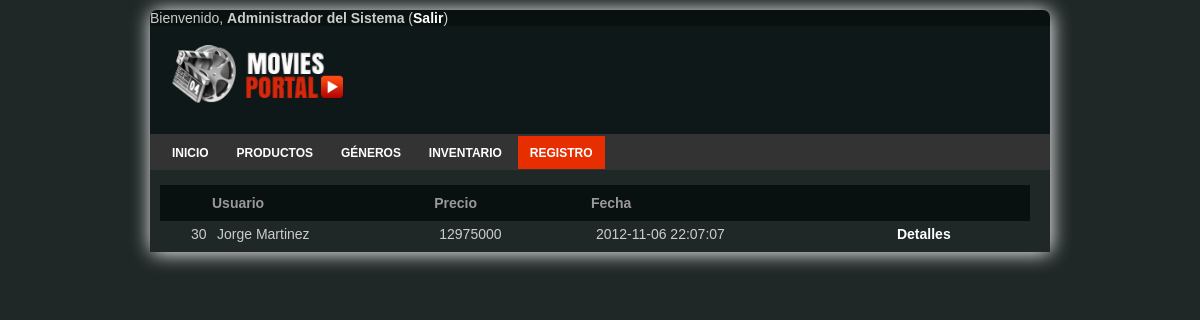
Page /admin/history.php (signed in) on the committed database.
### tables this page shows
CREATE TABLE IF NOT EXISTS `history` (
  `id` int(11) NOT NULL AUTO_INCREMENT,
  `suscription_id` varchar(45) NOT NULL,
  `totalshop` varchar(45) NOT NULL,
  `created` datetime DEFAULT NULL,
  PRIMARY KEY (`id`)
);

### admin/history.php (the view, shortened to what this page needs)
<?php
require("../includes/configuration.php");
?>
<!DOCTYPE html PUBLIC "-//W3C//DTD XHTML 1.0 Transitional//EN" "http://www.w3.org/TR/xhtml1/DTD/xhtml1-transitional.dtd">
<html xmlns="http://www.w3.org/1999/xhtml">
<head>
<link href="screen.css" rel="stylesheet" type="text/css" media="screen" />
</head>
<body>
<div id="container">
	<?php	include('../includes/admin-user-info.php');	?>
  <div id="header">
    <h1><a href="index.php" target="_self"><img src="../img/logo.png" /></a></h1>
  </div>
  <div id="navcontainer">
    <ul>
			<li><a href="index.php" target="_self">Inicio</a></li>
			<li><a href="products.php" target="_self">Productos</a></li>
			<li><a href="genres.php" target="_self" >Géneros</a></li>
			<li><a href="inventory.php" target="_self">Inventario</a></li>
			<li><a href="history.php" target="_self" id="current">Registro</a></li>
		</ul>
  </div>
  <div id="content">
	<form method="post" enctype="application/x-www-form-urlencoded" name="genres-list-form" id="genres-list-form">
			<?php
				$connection = mysql_connect($db_host,$db_user,$db_password);
				$query = "SELECT history.id as id,history.totalshop as price, history.created as created,suscriptions.id as userid,CONCAT(suscriptions.name,' ',suscriptions.lastname) as user FROM history,suscriptions WHERE suscriptions.id = history.suscription_id";
				$result = mysql_query($query,$connection);
				$num_rows = mysql_num_rows($result);
				if($num_rows > 0){
			?>
      <table width="870" border="0" align="center" cellpadding="5" cellspacing="0" id="genres-list">
        <thead>
          <tr>
            <th width="16" scope="col">&nbsp;</th>
            <th width="16" scope="col">&nbsp;</th>
			<th scope="col">Usuario</th>
			<th scope="col">Precio</th>
			<th scope="col">Fecha</th>
			<th scope="col">&nbsp</th>
          </tr>
        </thead>
        <tbody>
					<?php
						while( $row = mysql_fetch_array($result) ){
					?>
					<tr class="item_list">
            <td width="16"></td>
            <td width="16"><?php echo $row['id']; ?></td>
            <td><?php echo $row['user']; ?></td>
			<td><?php echo $row['price']; ?></td>
			<td><?php echo $row['created']; ?></td>
			<td><a href="pdf-export.php?id=<?php echo $row['id'];?>&created=<?php echo $row['created'];?>&userid=<?php echo $row['userid'];?>">Detalles </a></td>
          </tr>
					<?php
					}
					?>
        </tbody>
      </table>
			<?php
				}else{
			?>
			<p class="warning">No hay ningún histórico de compras.</p>
			<?php
				}
			?>
    </form>
  </div>
</div>
</body>
</html>

### admin/screen.css (style rules this page uses)
* { font-family: Arial, Helvetica, sans-serif; font-size: 14px; }
body { background-color: #202727; color:#CCCCCC ; }
body div div a { color:white; }
a { color: #112AAB; text-decoration: none; font-weight: bold; }
img { border: 0; }
table { clear:left; padding-top: 10px; margin:0; }
table th { background-color: #091010; color: #999999; font-weight:bold; font-size:14px; text-align: left; padding: 10px 0px 10px 0px; }
table td { padding: 5px; }
form { background-color: #202727; font-size:12px; margin: 0; overflow:auto; }
#container { background-color: #091010; background-repeat: repeat; border-radius: 7px; box-shadow:1px 1px 20px white; margin: 10px auto; width: 900px; }
#header { background:#0E1818; padding:10px; margin:0px; }
#navcontainer { background-color: #333333; padding: 10px; }
#navcontainer ul { margin: 0; padding: 0; }
#navcontainer ul li { display: inline; }
#navcontainer ul li a { padding: 0.4em 1.0em; color: #FFFFFF; text-decoration: none; font-size:12px; text-transform:uppercase; }
#navcontainer ul li a#current { background: #E62E00; color: white; padding: 0.8em 1.0em; }
#content { background-color: #202727; overflow:auto; padding:5px 10px; width:880px; }
.item_list, .item_list_colored { background-color: #202727; padding: 5px; margin: 1px 0px; color: #CCCCCC; }

### rows in the picture
history: id "30", user "Jorge Martinez", totalshop "12975000", created "2012-11-06 22:07:07"

### other values in the picture
$_SESSION['bp_name'] "Administrador"
$_SESSION['bp_lastname'] "del Sistema"
